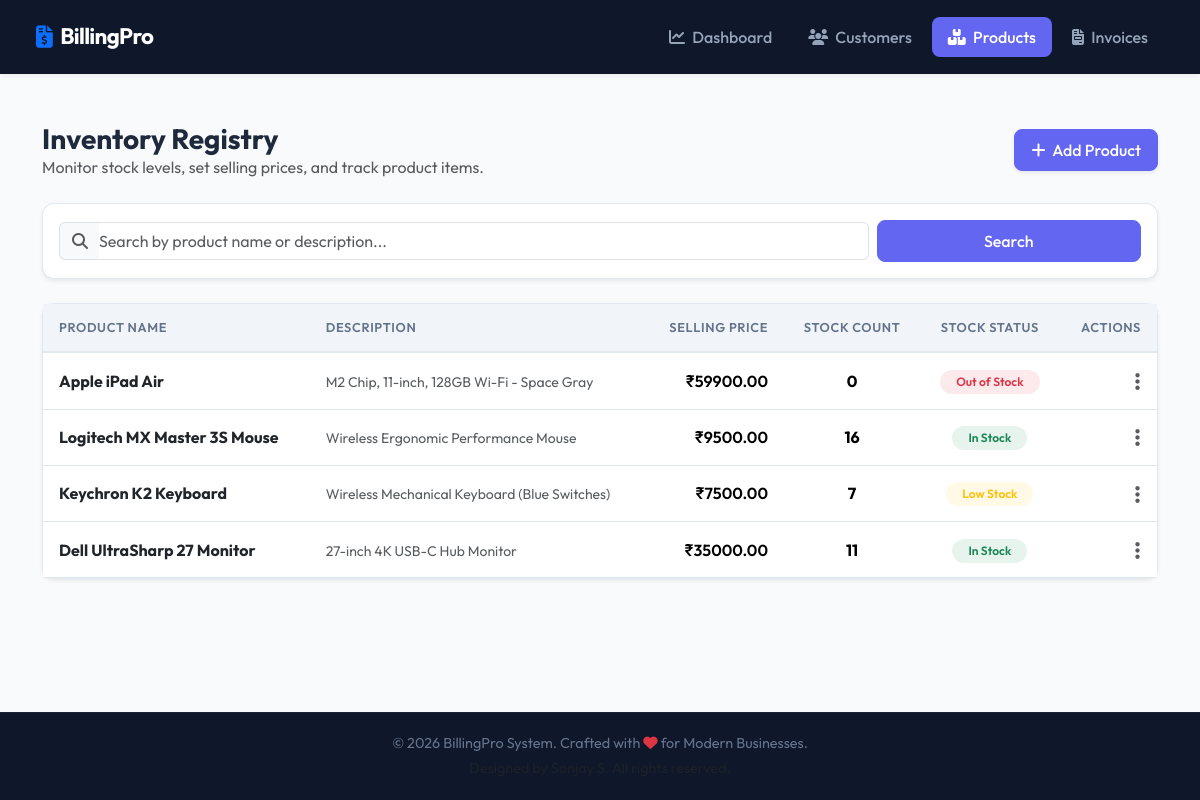
Screenshot of /products/ with the database file from the repository.
### core/models.py (models this page shows, shortened)
class Product(models.Model):
    name = models.CharField(max_length=200)
    description = models.TextField(blank=True, null=True)
    price = models.DecimalField(max_digits=10, decimal_places=2)
    stock = models.PositiveIntegerField(default=0)
    created_at = models.DateTimeField(default=timezone.now)

### core/views.py (the view)
# urls.py: path('products/', views.product_list, name='product_list'),
def product_list(request):
    q = request.GET.get('q', '')
    if q:
        products = Product.objects.filter(
            Q(name__icontains=q) | Q(description__icontains=q)
        ).order_by('-created_at')
    else:
        products = Product.objects.all().order_by('-created_at')
    return render(request, 'core/product_list.html', {'products': products, 'query': q})

### templates/core/product_list.html (shortened to what this page needs)
{% extends 'core/base.html' %}
{% block content %}
<div class="d-flex flex-column flex-md-row justify-content-between align-items-md-center gap-3 mb-4">
    <div>
        <h3 class="fw-bold mb-0">Inventory Registry</h3>
        <p class="text-muted mb-0">Monitor stock levels, set selling prices, and track product items.</p>
    </div>
    <a href="{% url 'product_add' %}" class="btn btn-primary shadow-sm"><i class="fa-solid fa-plus me-1"></i> Add Product</a>
</div>
<div class="card p-3 mb-4 shadow-sm">
    <form method="get" class="row g-2 align-items-center">
        <div class="col-md-9">
            <div class="input-group">
                <span class="input-group-text bg-light text-muted border-end-0"><i class="fa-solid fa-magnifying-glass"></i></span>
                <input type="text" name="q" class="form-control border-start-0 ps-0" placeholder="Search by product name or description..." value="{{ query }}">
            </div>
        </div>
        <div class="col-md-3 d-flex gap-2">
            <button type="submit" class="btn btn-primary w-100">Search</button>
        </div>
    </form>
</div>
<div class="card shadow-sm">
    <div class="table-responsive">
        <table class="table mb-0 align-middle">
            <thead>
                <tr>
                    <th>Product Name</th>
                    <th>Description</th>
                    <th class="text-end">Selling Price</th>
                    <th class="text-center">Stock Count</th>
                    <th class="text-center">Stock Status</th>
                    <th class="text-end">Actions</th>
                </tr>
            </thead>
            <tbody>
                {% for p in products %}
                    <tr>
                        <td>
                            <strong class="text-dark">{{ p.name }}</strong>
                        </td>
                        <td>
                            <span class="text-muted small">{{ p.description|default:"No description provided" }}</span>
                        </td>
                        <td class="text-end fw-semibold">₹{{ p.price|floatformat:2 }}</td>
                        <td class="text-center">
                            <span class="fw-bold">{{ p.stock }}</span>
                        </td>
                        <td class="text-center">
                            {% if p.stock == 0 %}
                                <span class="badge bg-danger bg-opacity-10 text-danger px-3">Out of Stock</span>
                            {% elif p.stock < 10 %}
                                <span class="badge bg-warning bg-opacity-10 text-warning px-3">Low Stock</span>
                            {% else %}
                                <span class="badge bg-success bg-opacity-10 text-success px-3">In Stock</span>
                            {% endif %}
                        </td>
                        <td class="text-end">
                            <div class="dropdown">
                                <button class="btn btn-link text-muted p-0" type="button" data-bs-toggle="dropdown">
                                    <i class="fa-solid fa-ellipsis-vertical fa-lg"></i>
                                </button>
                            </div>
                        </td>
                    </tr>
                {% endfor %}
            </tbody>
        </table>
    </div>
</div>
{% endblock %}

### templates/core/base.html (style rules this page uses)
:root { --primary: #6366f1; --primary-hover: #4f46e5; --secondary: #0f172a; --background: #f8fafc; --card-bg: #ffffff; --text-main: #1e293b; --text-muted: #64748b; --border: #e2e8f0; --success: #10b981; --warning: #f59e0b; --danger: #ef4444; }
body { background-color: var(--background); color: var(--text-main); font-family: 'Outfit', 'Inter', sans-serif; min-height: 100vh; display: flex; flex-direction: column; }
.card { background-color: var(--card-bg); border: 1px solid var(--border); border-radius: 12px; box-shadow: 0 4px 6px -1px rgba(0, 0, 0, 0.03), 0 2px 4px -1px rgba(0, 0, 0, 0.02); margin-bottom: 20px; }
.btn { font-weight: 500; border-radius: 8px; padding: 8px 16px; transition: all 0.2s ease; }
.btn-primary { background-color: var(--primary); border-color: var(--primary); }
.table { border-collapse: separate; border-spacing: 0; }
.table th { background-color: #f1f5f9; color: var(--text-muted); font-weight: 600; font-size: 0.8rem; text-transform: uppercase; letter-spacing: 0.05em; padding: 14px 16px; border-bottom: 2px solid var(--border); }
.table td { padding: 14px 16px; border-bottom: 1px solid var(--border); vertical-align: middle; }
.badge { font-weight: 600; font-size: 0.75rem; padding: 6px 12px; border-radius: 20px; }

### rows the page displays
Product: name "Apple iPad Air", description "M2 Chip, 11-inch, 128GB Wi-Fi - Space Gray", price "59900.00", stock "0", shows "Out of Stock"
Product: name "Logitech MX Master 3S Mouse", description "Wireless Ergonomic Performance Mouse", price "9500.00", stock "16", shows "In Stock"
Product: name "Keychron K2 Keyboard", description "Wireless Mechanical Keyboard (Blue Switches)", price "7500.00", stock "7", shows "Low Stock"
Product: name "Dell UltraSharp 27 Monitor", description "27-inch 4K USB-C Hub Monitor", price "35000.00", stock "11", shows "In Stock"
